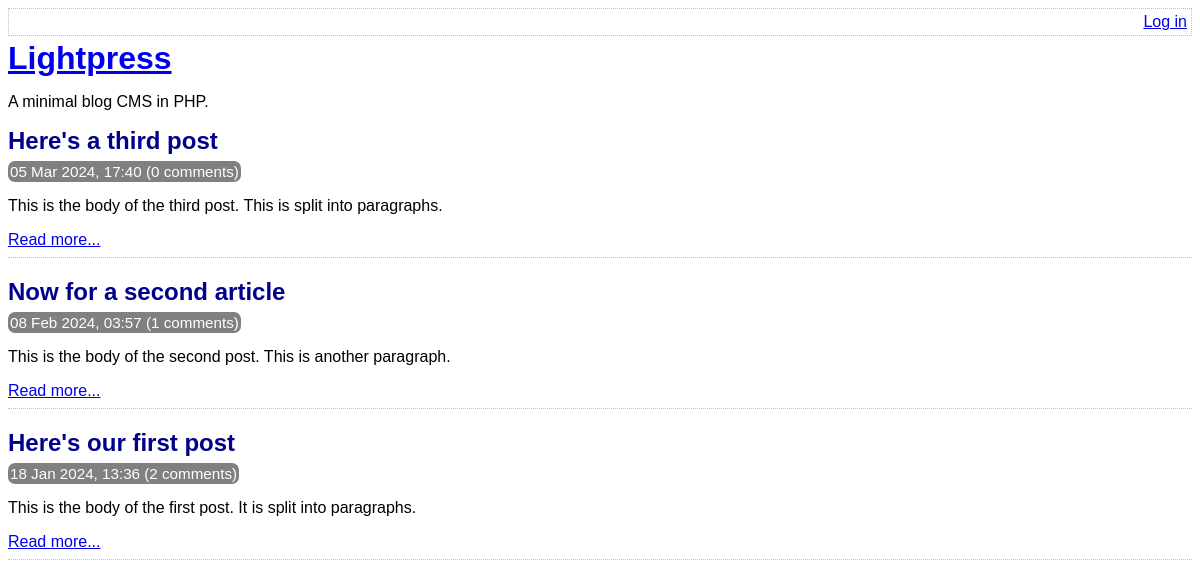
The app's page /, older data.
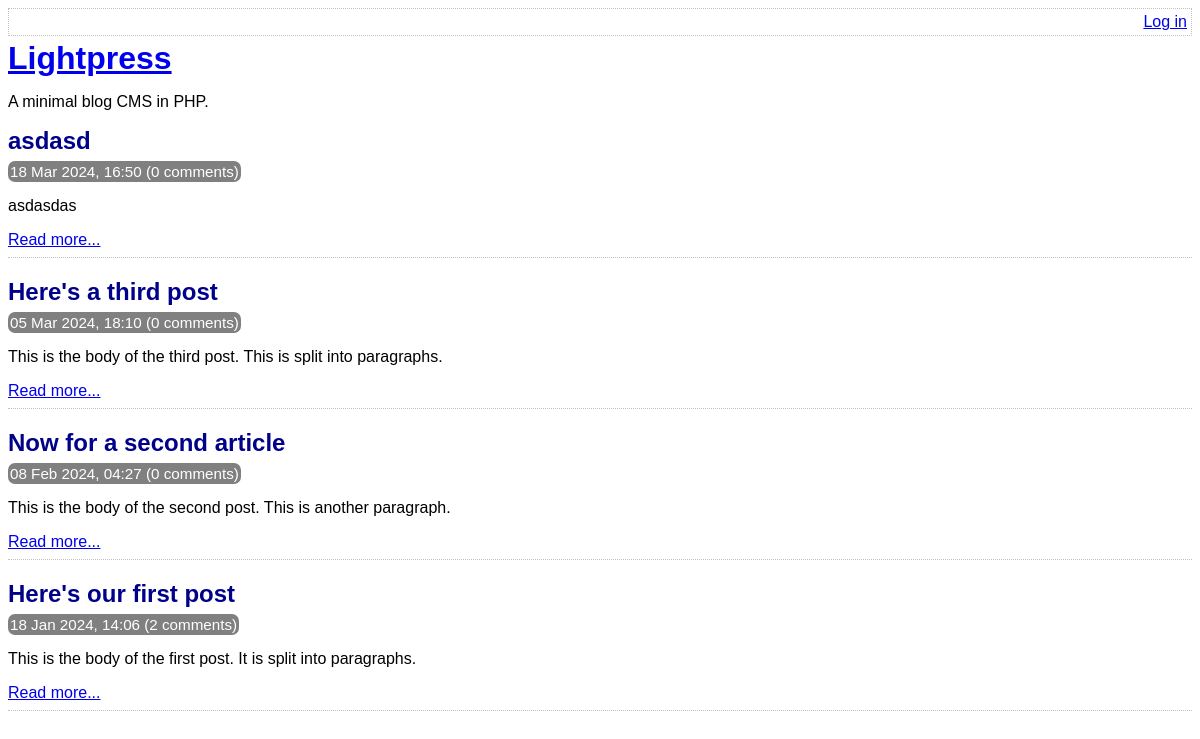
The same page, newer data.
### tables this page shows
CREATE TABLE post (
	id INTEGER PRIMARY KEY AUTOINCREMENT NOT NULL,
	title VARCHAR NOT NULL,
	body VARCHAR NOT NULL,
	user_id INTEGER NOT NULL,
	created_at VARCHAR NOT NULL,
	updated_at VARCHAR,
	FOREIGN KEY (user_id) REFERENCES user(id)
);

### lib/common.php (called while the page is built, shortened)
<?php
function htmlEscape($html)
{
    return htmlspecialchars($html, ENT_HTML5, 'UTF-8');
}
function convertSqlDate($sqlDate)
{
    $date = DateTime::createFromFormat('Y-m-d H:i:s', $sqlDate);
    return $date->format('d M Y, H:i');
}
function getAllPosts(PDO $pdo)
{
    $stmt = $pdo->query(
        'SELECT
            id, title, created_at, body,
            (SELECT COUNT(*) FROM comment WHERE comment.post_id = post.id) comment_count
        FROM
            post
        ORDER BY
            created_at DESC'
    );
    return $stmt->fetchAll(PDO::FETCH_ASSOC);
}

### index.php (the view, shortened to what this page needs)
<?php
require_once 'lib/common.php';
$pdo = getPDO();
$posts = getAllPosts($pdo);
?>
<!DOCTYPE html>
<html>
    <head>
        <?php require 'templates/head.php' ?>
    </head>
    <body>
        <?php require 'templates/title.php' ?>
        <div class="post-list">
            <?php foreach ($posts as $post): ?>
                <div class="post-synopsis">
                    <h2>
                        <?php echo htmlEscape($post['title']) ?>
                    </h2>
                    <div class="meta">
                        <?php echo convertSqlDate($post['created_at']) ?>
                        (<?php echo $post['comment_count'] ?> comments)
                    </div>
                    <p>
                        <?php echo htmlEscape($post['body']) ?>
                    </p>
                    <div class="post-controls">
                        <a
                            href="view-post.php?post_id=<?php echo $post['id'] ?>"
                        >Read more...</a>
                    </div>
                </div>
            <?php endforeach ?>
        </div>
    </body>
</html>

Row changes from the older to the newer data that the page shows:
added post: title "asdasd", created_at "18 Mar 2024, 16:50", comment_count "0", body "asdasdas"
changed post "Here's a third post": created_at "05 Mar 2024, 17:40" → "05 Mar 2024, 18:10"
changed post "Now for a second article": created_at "08 Feb 2024, 03:57" → "08 Feb 2024, 04:27"; comment_count "1" → "0"
changed post "Here's our first post": created_at "18 Jan 2024, 13:36" → "18 Jan 2024, 14:06"
